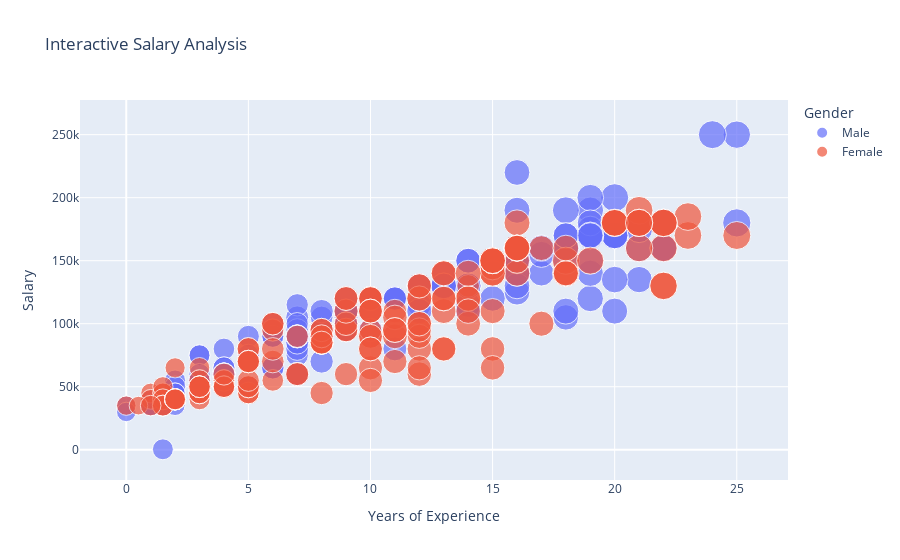

Here is the notebook cell this chart was saved with:
### Code cell
# interactive Scatter plot
fig = px.scatter(
    df, x='Years of Experience', y='Salary',
    color = 'Gender', size='Age',
    title='Interactive Salary Analysis'
)

fig.show()

### Figure 1 — Plotly figure (JSON) as saved in the notebook; plotly's stock layout.template omitted (floating-point values rounded to 4 significant figures; data arrays with more than 128 entries replaced by an {"elided": "..."} marker saying what was removed)
{"data": [{"hovertemplate": "Gender=Male<br>Years of Experience=%{x}<br>Salary=%{y}<br>Age=%{marker.size}<extra></extra>", "legendgroup": "Male", "marker": {"color": "#636efa", "size": {"elided": "194 int values"}, "sizemode": "area", "sizeref": 0.1325, "symbol": "circle"}, "mode": "markers", "name": "Male", "orientation": "v", "showlegend": true, "type": "scatter", "x": {"elided": "194 float values"}, "xaxis": "x", "y": {"elided": "194 int values"}, "yaxis": "y"}, {"hovertemplate": "Gender=Female<br>Years of Experience=%{x}<br>Salary=%{y}<br>Age=%{marker.size}<extra></extra>", "legendgroup": "Female", "marker": {"color": "#EF553B", "size": {"elided": "179 int values"}, "sizemode": "area", "sizeref": 0.1325, "symbol": "circle"}, "mode": "markers", "name": "Female", "orientation": "v", "showlegend": true, "type": "scatter", "x": {"elided": "179 float values"}, "xaxis": "x", "y": {"elided": "179 int values"}, "yaxis": "y"}], "layout": {"legend": {"itemsizing": "constant", "title": {"text": "Gender"}, "tracegroupgap": 0}, "title": {"text": "Interactive Salary Analysis"}, "xaxis": {"anchor": "y", "domain": [0, 1], "title": {"text": "Years of Experience"}}, "yaxis": {"anchor": "x", "domain": [0, 1], "title": {"text": "Salary"}}}}
